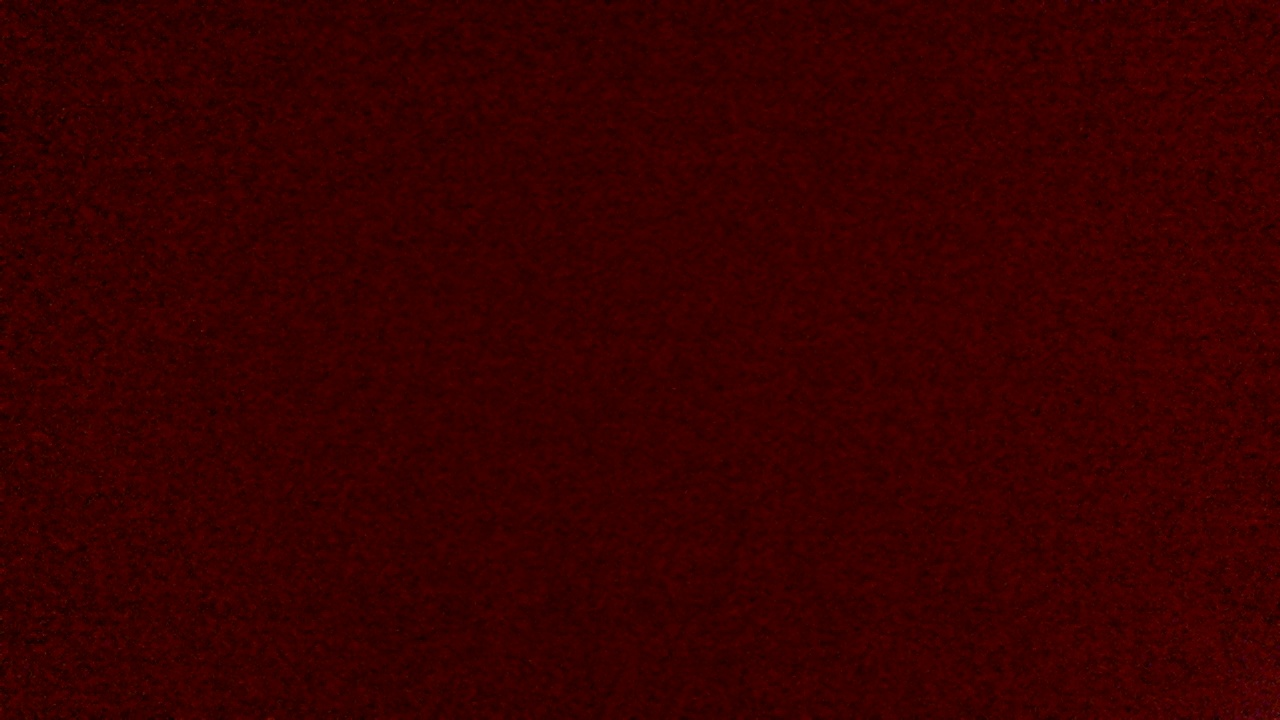
#> input picture vectorization/images/frame.jpg, 1280 x 720 px, given in place of frame.jpg.jpg, which was not available
$ python -i lineDetection.py   (imports and definitions only)
#> lines starting #> are read from the running program, lines starting #| are printed output that depends on the picture; after the words box and inside, x2 and y2 are one past the last pixel; in counts of white or black regions, pixels touching at a corner belong together; pictures that were not available may be replaced by others from this repository, and a replacement may not be noted
# TODO: width detection
# SOURCE:
import cv2
import numpy as np
import os
import time
start_time = time.time()
def getLines(file_name):
#> called with file_name = '../vectorization/images/frame.jpg'
    path = os.getcwd()
    base_path = path[:-3] + "vectorization/images"
    input_path = os.path.join(base_path , file_name +'.jpg')
    img = cv2.imread(input_path)
#> img is the input picture: shape (720, 1280, 3); mean B, G, R 0.7, 0.8, 56
    # lines.png has 24 lines and 4 lines for the border
    gray = cv2.cvtColor(img,cv2.COLOR_BGR2GRAY)
    kernel_size = 3
    blur_gray = cv2.GaussianBlur(gray,(kernel_size, kernel_size),1)
    low_threshold = 10
    high_threshold = 20
    dst = cv2.Canny(blur_gray, low_threshold, high_threshold)
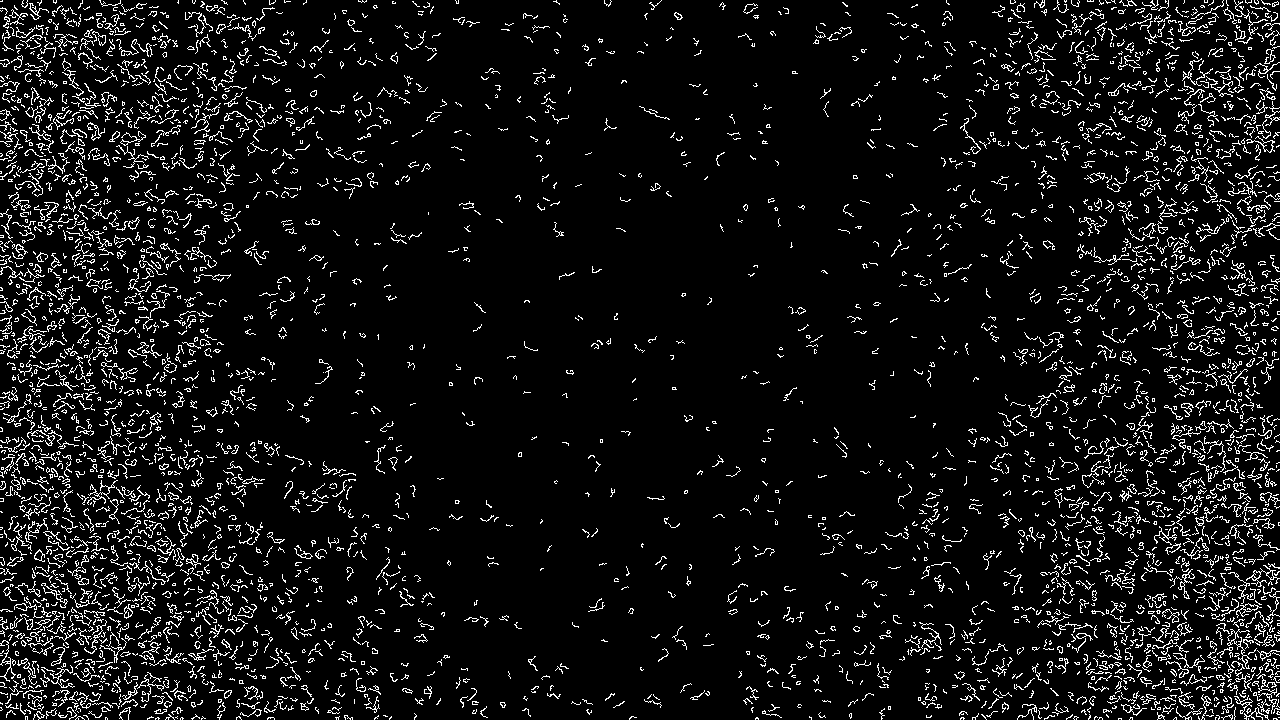
#> dst: shape (720, 1280); 7.3% white in thin lines or dots
    dst = cv2.dilate(
        dst,
        cv2.getStructuringElement(cv2.MORPH_RECT, (5, 5)),
        iterations=1
    )
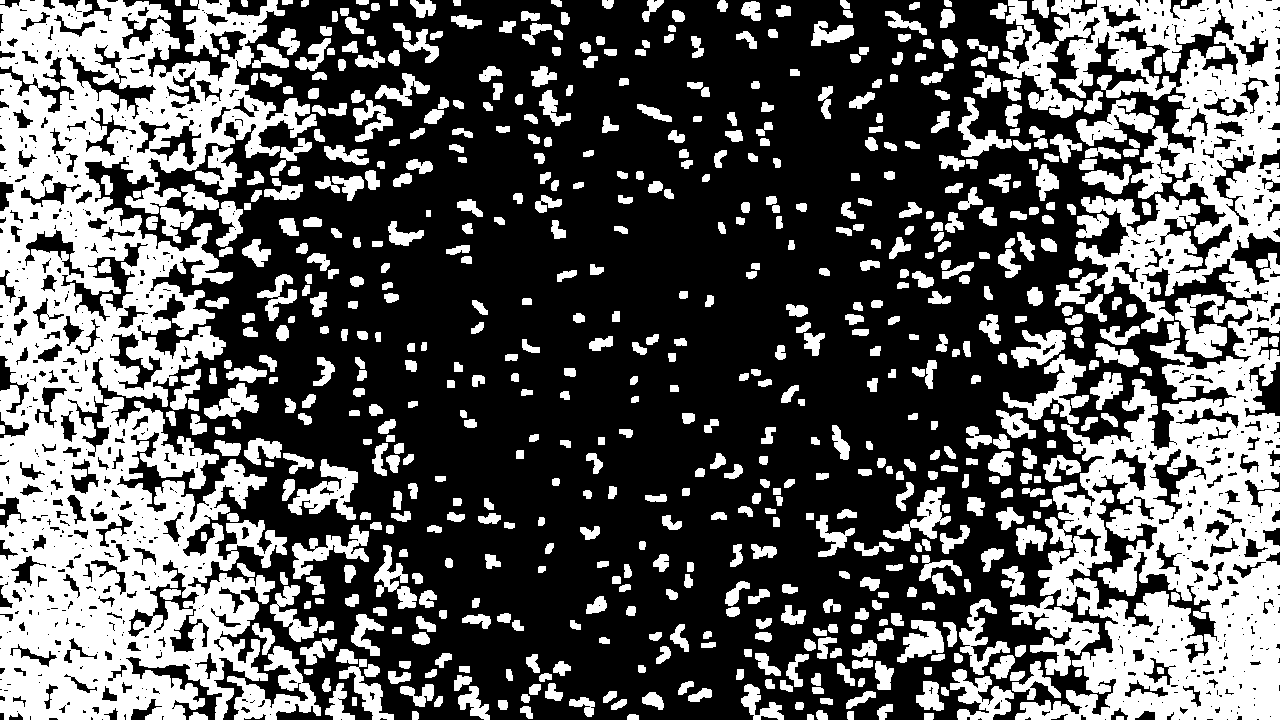
#> dst: shape (720, 1280); 36.8% white; 649 white regions, largest, box (x1, y1, x2, y2) and area: (0, 0, 317, 720) 121379, (999, 0, 1280, 720) 100517, (227, 646, 321, 720) 2801
    dst = cv2.erode(
        dst,
        cv2.getStructuringElement(cv2.MORPH_RECT, (5, 5)),
        iterations=1
    )
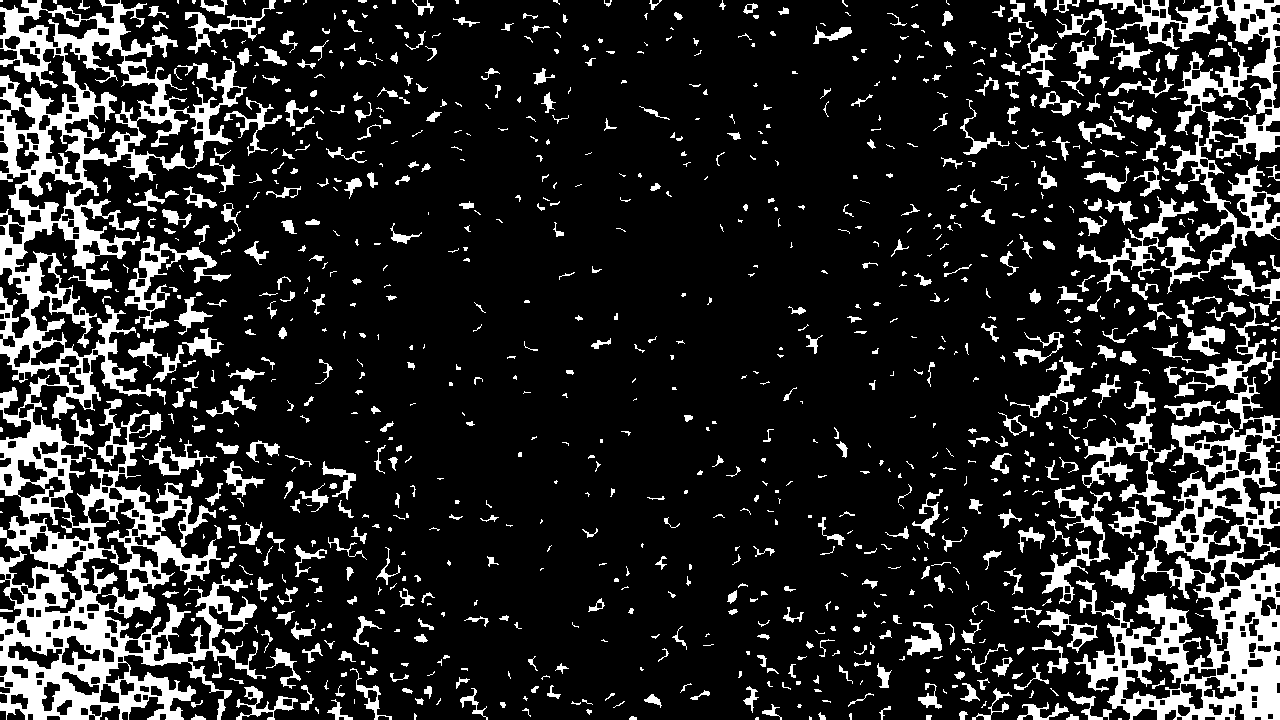
#> dst: shape (720, 1280); 16.6% white; 956 white regions (437 under 20 px), largest, box (x1, y1, x2, y2) and area: (0, 0, 266, 720) 56285, (1074, 302, 1280, 720) 24445, (1077, 0, 1280, 294) 13110
    rho = 40  # distance resolution in pixels of the Hough grid
    theta = 1*np.pi / 180  # angular resolution in radians of the Hough grid
    threshold = 15  # minimum number of votes (intersections in Hough grid cell)
    min_line_length = 50  # minimum number of pixels making up a line
    max_line_gap = 20  # maximum gap in pixels between connectable line segments
    line_image = np.copy(img) * 0  # creating a blank to draw lines on
#> line_image: shape (720, 1280, 3); every value is 0
    # Run Hough on edge detected image
    # Output "lines" is an array containing endpoints of detected line segments
    lines = cv2.HoughLinesP(dst, rho, theta, threshold, np.array([]), min_line_length, max_line_gap)
#> lines = 2224 rows, first 6: [4, 679, 167, 679], [1218, 623, 1279, 622], [1112, 707, 1279, 716], [1114, 643, 1188, 651], [1059, 112, 1130, 84], [1148, 461, 1267, 457]
    count = 0
    paths = []
    if lines is not None:
        for line in lines:
            for x1,y1,x2,y2 in line:
                #print("Line endpoints: (%s,%s), (%s,%s)",x1,y1,x2,y2)
                cv2.line(line_image,(x1,y1),(x2,y2),(255,0,0),5)
                paths.append([(x1,y1),(x2,y2)])
                count += 1
#> this loop made 2224 passes
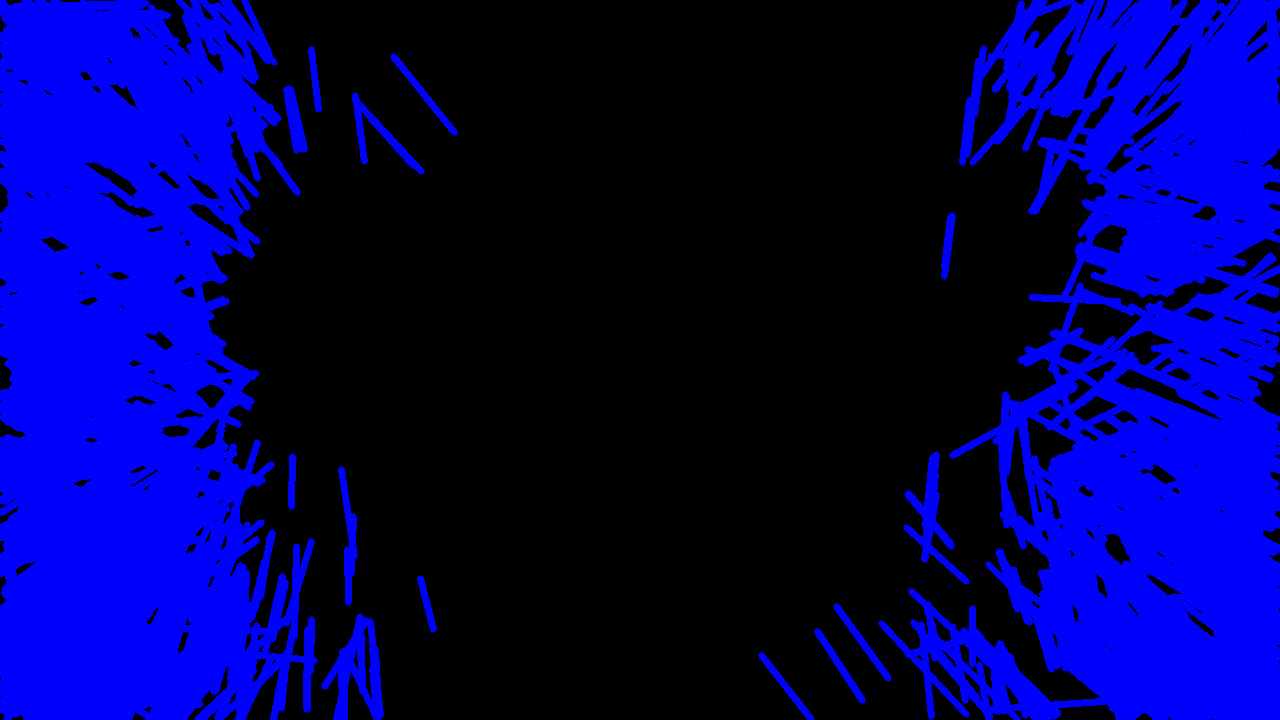
#> line_image: shape (720, 1280, 3); mean B, G, R 96.3, 0, 0
#> after the loop, count = 2224; paths = 2224 items
    print("--- %s seconds ---" % (time.time() - start_time))
    print("Number of lines detected: %s" % count)
#| Number of lines detected: 2224
    # create image
    lines_edges = cv2.addWeighted(img, 0, line_image, 1, 0)
    output_path = os.path.join(base_path , file_name +'_lines.jpg')
    cv2.imwrite(output_path, lines_edges)
    return file_name +'_lines', paths

>>> result = getLines('../vectorization/images/frame.jpg')
